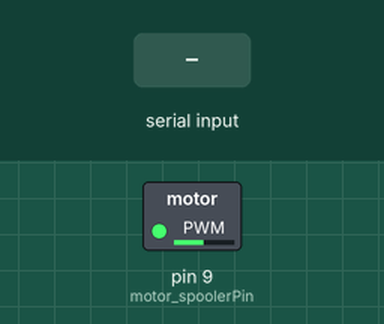
A sketch run on a simulated Arduino Uno, built with avr-gcc and run on an emulated ATmega328P. Parts: switched loads named in the sketch (green lamp = pin HIGH). Inputs (shaded band) come from the test bench.

Above: at 1.2 s.
1.3 s: "90,45\n" received over Serial
At 1.6 s:
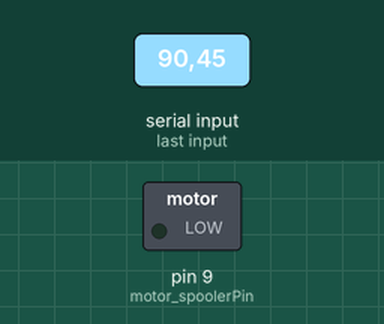
2.8 s: "30,150\n" received over Serial
4.3 s: "200\n" received over Serial
Timing chart, 0 to 7.3 s (numbered marks = the images above; inputs shaded):
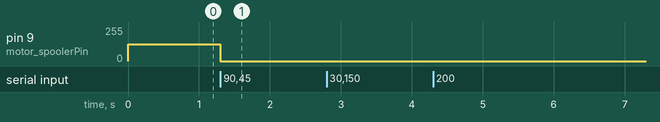

Measured:
- after the input at 1.3 s, pin 9 (motor_spoolerPin): 125/255 → 0/255 at once

The sketch:

pinch_roller_v2.ino
```cpp
//Pinch roller motor driver by N. Seymour-Smith
//This version offloads feedback calculations to the microscope computer

#include <PWM.h>

//Digital Pins
int motor_spoolerPin = 9;     //PWM pin for spooler motor

//Variables for puller speed control
int puller_speed = 125;


void setup ()
{
  Serial.begin (115200);
  while(!Serial);
  Serial.setTimeout(1);
  pinMode(motor_spoolerPin, OUTPUT);
  InitTimersSafe();
  SetPinFrequencySafe(9, 1000);
  analogWrite(motor_spoolerPin,puller_speed);
}

void loop ()
{
  if(Serial.available())
  {
   puller_speed = Serial.parseInt();
   Serial.flush();
  }
  analogWrite(motor_spoolerPin,puller_speed);   //Set the spool speed to the PID result
}
```
